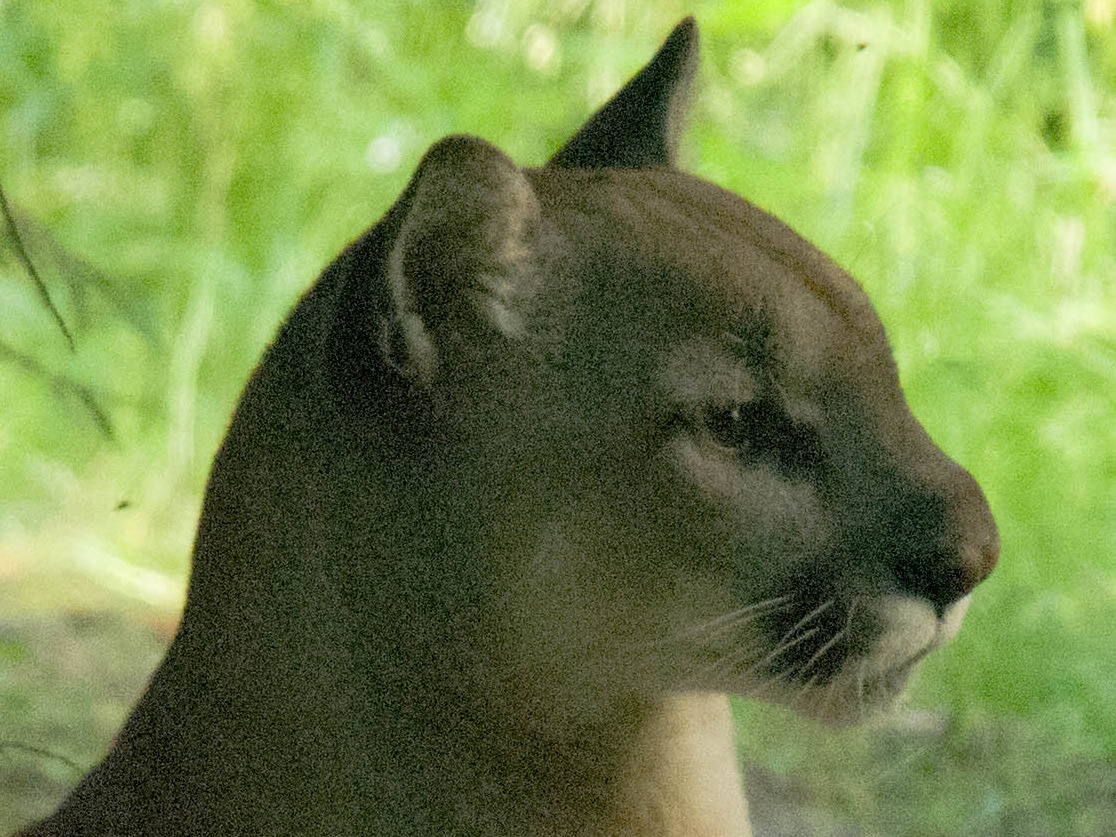
#> input picture Basic-Gesture-Opencv-python/coba3.jpg, 1116 x 837 px
$ python countur.py   (older library calls are emulated)
#> lines starting #> are read from the running program, lines starting #| are printed output that depends on the picture; after the words box and inside, x2 and y2 are one past the last pixel; in counts of white or black regions, pixels touching at a corner belong together
import numpy as np
import cv2

im = cv2.imread('coba3.jpg')
#> im is the input picture: shape (837, 1116, 3); mean B, G, R 74.6, 133.4, 114.6
imgray = cv2.cvtColor(im,cv2.COLOR_BGR2GRAY)
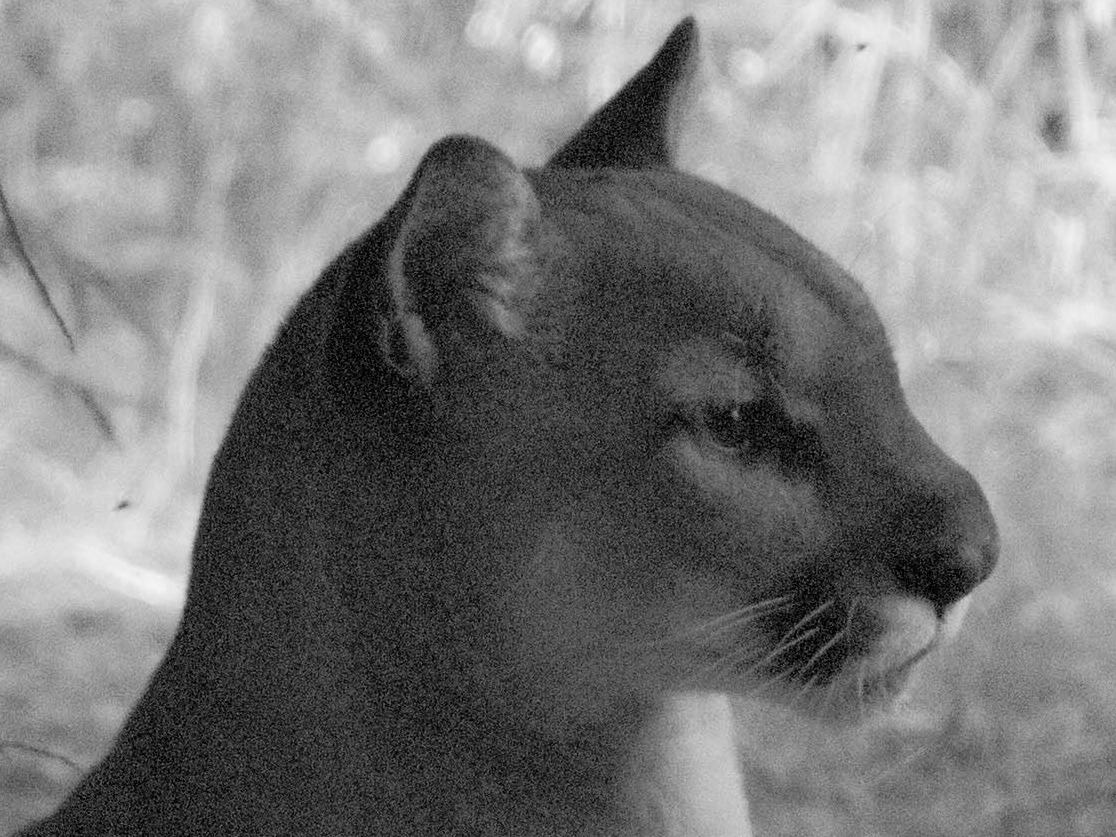
#> imgray: shape (837, 1116); min 0, max 245, mean 121.1
ret,thresh = cv2.threshold(imgray,127,255,0)
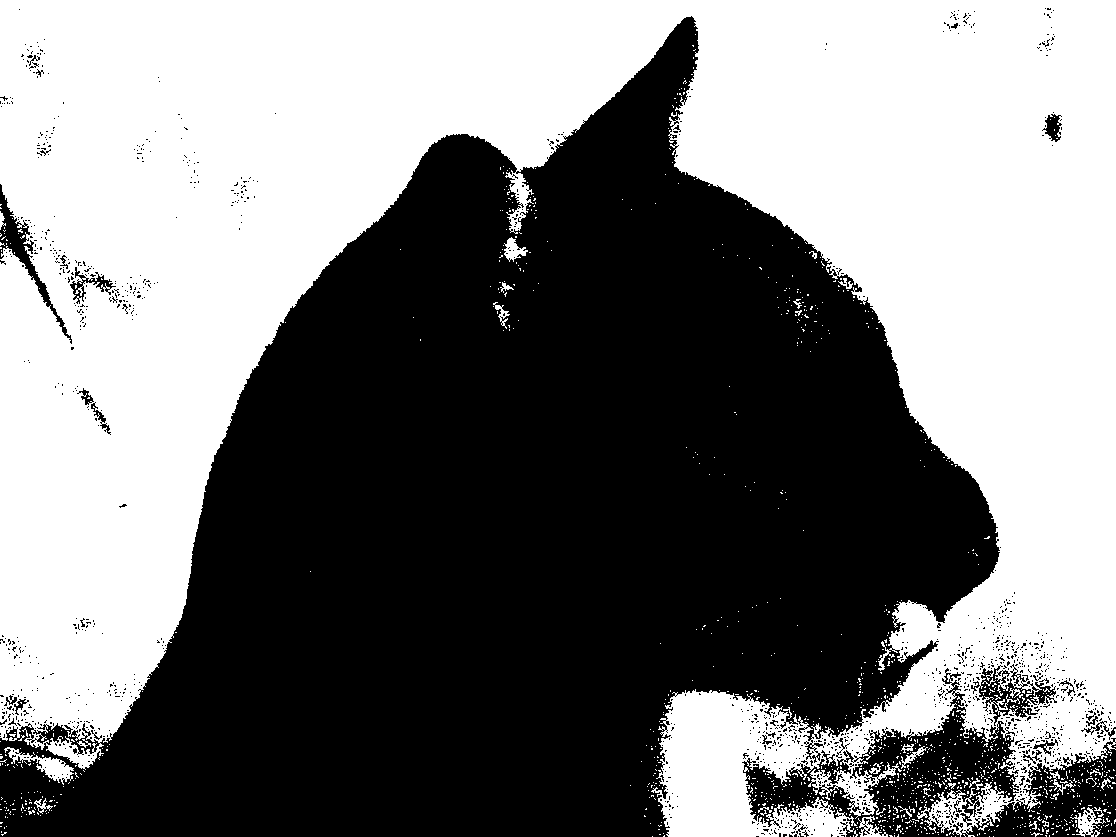
#> thresh: shape (837, 1116); 49.3% white; 1196 white regions (1165 under 20 px)
im2, contours, hierarchy = cv2.findContours(thresh,cv2.RETR_TREE,cv2.CHAIN_APPROX_SIMPLE)
#> contours = 3260 contours, 3161 with area under 20; largest, box (x1, y1, x2, y2) and area: (0, 0, 1116, 837) 459138, (978, 665, 1057, 719) 1872, (32, 722, 101, 755) 908, (4, 747, 74, 785) 671, (69, 273, 117, 303) 462
